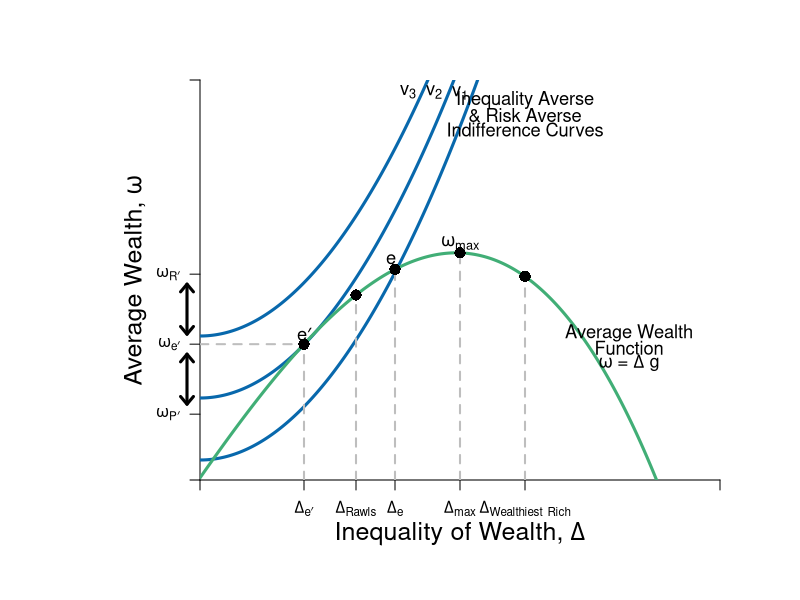

Here is the R script that generated this plot:
#Graph Designer: Simon Halliday & Riley Boeth '17
#Authors: Bowles, Foley and Halliday
#Title: Coordination, Conflict and Competition: A Text in Microeconomics

library(shape)
pdf(file = "risk/risks_inequality_ineq.pdf", width = 10, height = 8)


#Set parameters for graphics
axislabelsize <- 1.5
labelsize <- 1.1
graphlinewidth <- 3
segmentlinewidth <- 2

COL <- c("#7fc97f", "#beaed4", "#fdc086", "#ffff99", "#386cb0", "#f0027f", "#bf5b17", "#666666")
COLA <- c("#e0f3db", "#99d8c9","#66c2a4","#41ae76", "#238b45", "#005824")
COLB <- c("#c6dbef", "#4eb3d3", "#2b8cbe", "#0868ac","#084081")
COLC <- c("#fcfbfd", "#efedf5", "#dadaeb", "#bcbddc", "#9e9ac8", "#807dba", "#6a51a3", "#54278f", "#3f007d")

#Edited the margins to cater for the larger LHS labels
par(mar =  c(6, 10, 4, 4))

#Indifference curves of a risk-averse homo economicus (2nd graph out of the two for 4.7)

indiffA <- function(x, ua = 2, slope = 1/12) {
  ua + slope*(x)^2
}

#Average wealth function 

avgwealth <- function(x,y){
  (1.08)*((-1/35)*(((-((.9)*x-36))^2))+36.8+((-1/10)*(x-4)+(-1/1000)*((x-3)^3)))
}

#Add limits on axes and levels of utility for each indifference curve
ylims <- c(0, 40)
xlims <- c(0, 40)

npts <- 501 
x <- seq(xlims[1], xlims[2], length.out = npts)
y <- seq(ylims[1], ylims[2], length.out = npts) 

plot(0, 0, xlim = xlims, ylim = ylims, type = "n",
     xlab = expression(paste("")),
     ylab = expression(paste("")), 
     xaxt = "n", 
     yaxt = "n", 
     cex.lab = axislabelsize, 
     bty = "n", 
     xaxs="i", 
     yaxs="i"
)

#x and y limits with plain axes without ticks/numbers to match previous graph

#ticksx <- seq(from = 0, to = xlims[2]+1, by = 4)
#xlabels <- seq(from = 0, to = xlims[2], by = 1)
ticksx <- c(xlims[1], 8, 12, 15, 20, 25, xlims[2])
xlabels <- c(NA, expression(paste(Delta[e*minute])), expression(paste(Delta[Rawls])), expression(paste(Delta[e])), expression(paste(Delta[max])), expression(paste(Delta, ""[Wealthiest], " "[Rich])), NA)
#ticksy <- seq(from = 0, to = ylims[2]+1, by = 4)
#ylabels <- seq(from = 0, to = ylims[2], by = 1)
ticksy <- c(ylims[1], avgwealth(8) - 7, avgwealth(8), avgwealth(8) + 7, ylims[2])
ylabels <- c(NA, expression(paste(omega[P*minute])), expression(paste(omega[e*minute])), expression(paste(omega[R*minute])), NA)
#text(-1, avgwealth(8)+7, expression(paste(omega, ""[R],"'")), xpd = TRUE, cex = labelsize)
#text(-1, avgwealth(8), expression(paste(omega, ""[e],"'")),  xpd = TRUE, cex = labelsize)
#text(-1, avgwealth(8)-7, expression(paste(omega, ""[P],"'")),  xpd = TRUE, cex = labelsize)


#text(8, -.9, expression(paste(Delta, ""[e],"`")),  xpd = TRUE,  cex = labelsize)
#text(12, -.9, expression(paste(Delta, ""[rawls])), xpd = TRUE, cex = labelsize)
#text(15, -.9, expression(paste(Delta, ""[e])),  xpd = TRUE,  cex = labelsize)
#text(20, -.9, expression(paste(Delta,""[max])),  xpd = TRUE,  cex = labelsize)
#text(25, -.9, expression(paste(Delta, ""[Wealthiest], " "[Rich])),  xpd = TRUE,  cex = labelsize)




axis(1,at = ticksx,  pos = 0, labels = xlabels)
axis(2,at = ticksy,  pos = 0, labels = ylabels, las = 1)

npts <- 500 
xx1 <- seq(xlims[1], xlims[2], length.out = npts)
xx2 <- seq(0, xlims[2], length.out = npts)
xx3 <- seq(xlims[1], 0, length.out = npts)
xx4 <- seq(-11, 0, length.out = npts)


lines(xx1, indiffA(xx1, ua = 2), col = COLB[4], lwd = graphlinewidth)
lines(xx1, indiffA(xx1, ua = 8.2), col = COLB[4], lwd = graphlinewidth)
lines(xx1, indiffA(xx1, ua = 14.4), col = COLB[4], lwd = graphlinewidth)
lines(xx1, avgwealth(xx1), col = COLA[4], lwd = graphlinewidth)


#Axis labels and draw linear utility function
mtext(expression(paste("Inequality of Wealth, ", Delta)), side = 1, line = 2.5, cex = axislabelsize)
text(-5, 0.5*ylims[2], expression(paste("Average Wealth, ",omega)), xpd = TRUE, cex = axislabelsize, srt = 90) 

#Label various points on line

text(8, avgwealth(8)+1, expression(paste(e*minute)), cex = labelsize)
segments(8, 0, 8, avgwealth(8), lty = 2, col = "gray", lwd = segmentlinewidth)
segments(0, avgwealth(8), 8, avgwealth(8), lty = 2, col = "gray", lwd = segmentlinewidth)
points(8, avgwealth(8), pch = 16, col = "black", cex = 1.5)

segments(25, 0, 25, avgwealth(25), lty = 2, col = "gray", lwd = segmentlinewidth)
points(25, avgwealth(25), pch = 16, col = "black", cex = 1.5)

text(20, avgwealth(20)+1, expression(paste(omega, ""[max])), cex = labelsize)
segments(20, 0, 20, avgwealth(20), lty = 2, col = "gray", lwd = segmentlinewidth)
points(20, avgwealth(20), pch = 16, col = "black", cex = 1.5)

text(14.7, avgwealth(15)+1, expression(paste("e")), cex = labelsize)
segments(15, 0, 15, avgwealth(15), lty = 2, col = "gray", lwd = segmentlinewidth)
points(15, avgwealth(15), pch = 16, col = "black", cex = 1.5)

segments(12, 0, 12, avgwealth(12), lty = 2, col = "gray", lwd = segmentlinewidth)
points(12, avgwealth(12), pch = 16, col = "black", cex = 1.5)

#Label relevant points on axes

#Add arrow beside y axis and points on axis

arrows(-1, avgwealth(8)+6, -1, avgwealth(8)+1, col = "black", code =3, arr.type = "simple", xpd = TRUE, length = 0.1, angle = 40, lwd = 3)
arrows(-1, avgwealth(8)-6, -1, avgwealth(8)-1, col = "black", code = 3, arr.type = "simple", xpd = TRUE, length = 0.1, angle = 40, lwd = 3)

#points(0, avgwealth(8)+7, pch = 16, col = "black", cex = 1.5, xpd = TRUE)
#points(0, avgwealth(8), pch = 16, col = "black", cex = 1.5,xpd = TRUE)
#points(0, avgwealth(8)-7, pch = 16, col = "black", cex = 1.5,xpd = TRUE)

#label the three indifference curves

text(20, indiffA(20)+3.355, expression(paste("v"[1])), xpd = TRUE, cex = labelsize)
text(18, indiffA(18)+9.8, expression(paste("v"[2])),  xpd = TRUE, cex = labelsize)
text(16, indiffA(16)+15.5, expression(paste("v"[3])),  xpd = TRUE, cex = labelsize)

#Label average wealth curve and indifference curves generally

text(33, avgwealth(30)+1.5, expression(paste("Average Wealth")), xpd = TRUE, cex = labelsize)
text(33, avgwealth(30), expression(paste("Function")), xpd = TRUE, cex = labelsize)
text(33, avgwealth(30)-1.5, expression(paste(omega, " = ",Delta," g")), xpd = TRUE, cex = labelsize)

text(25, 38, expression(paste("Inequality Averse")), xpd = TRUE, cex = labelsize)
text(25, 36.5, expression(paste("& Risk Averse")), xpd = TRUE, cex = labelsize)
text(25, 35, expression(paste("Indifference Curves")), xpd = TRUE, cex = labelsize)


dev.off()
